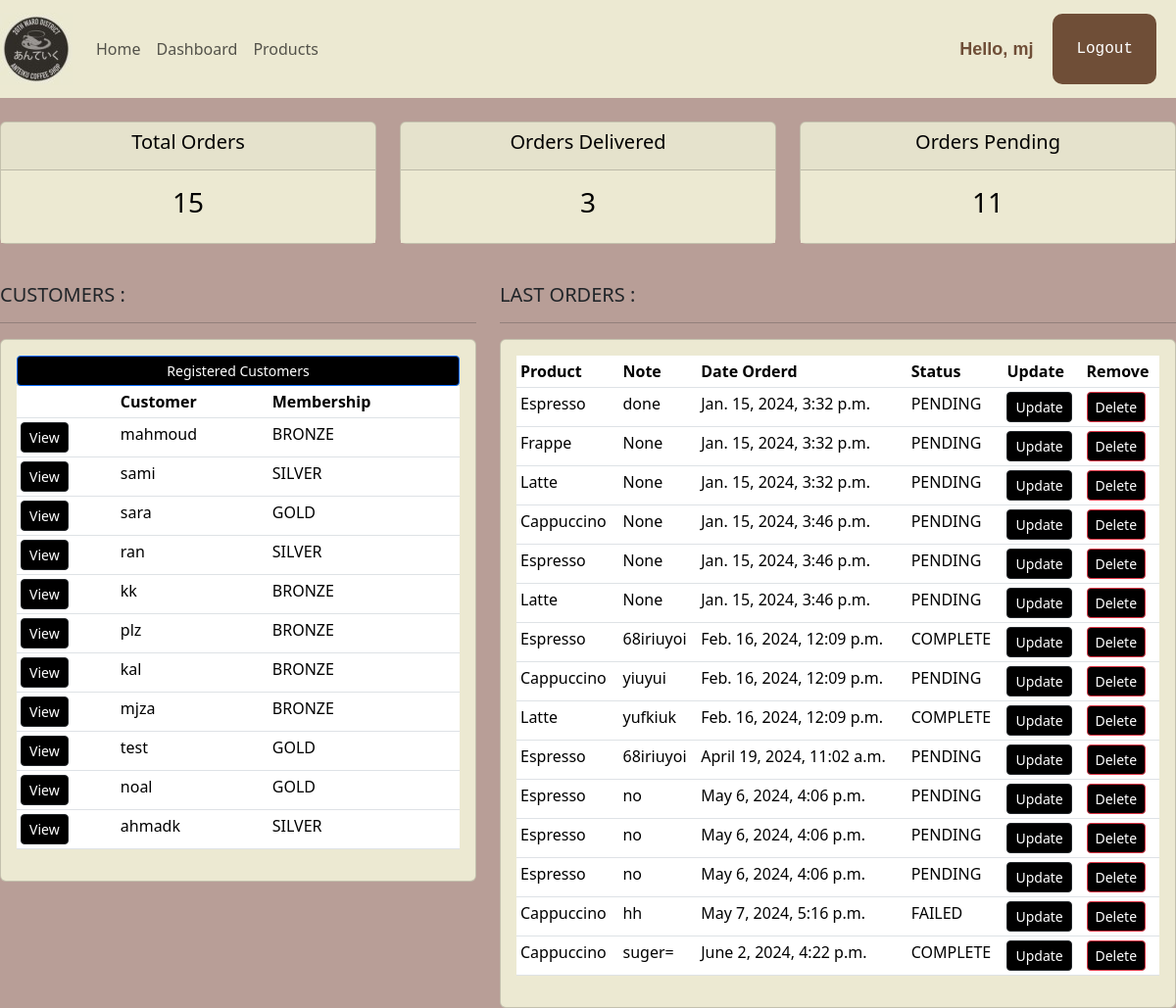
Before: /dashboard/ (signed in) with the older database file.
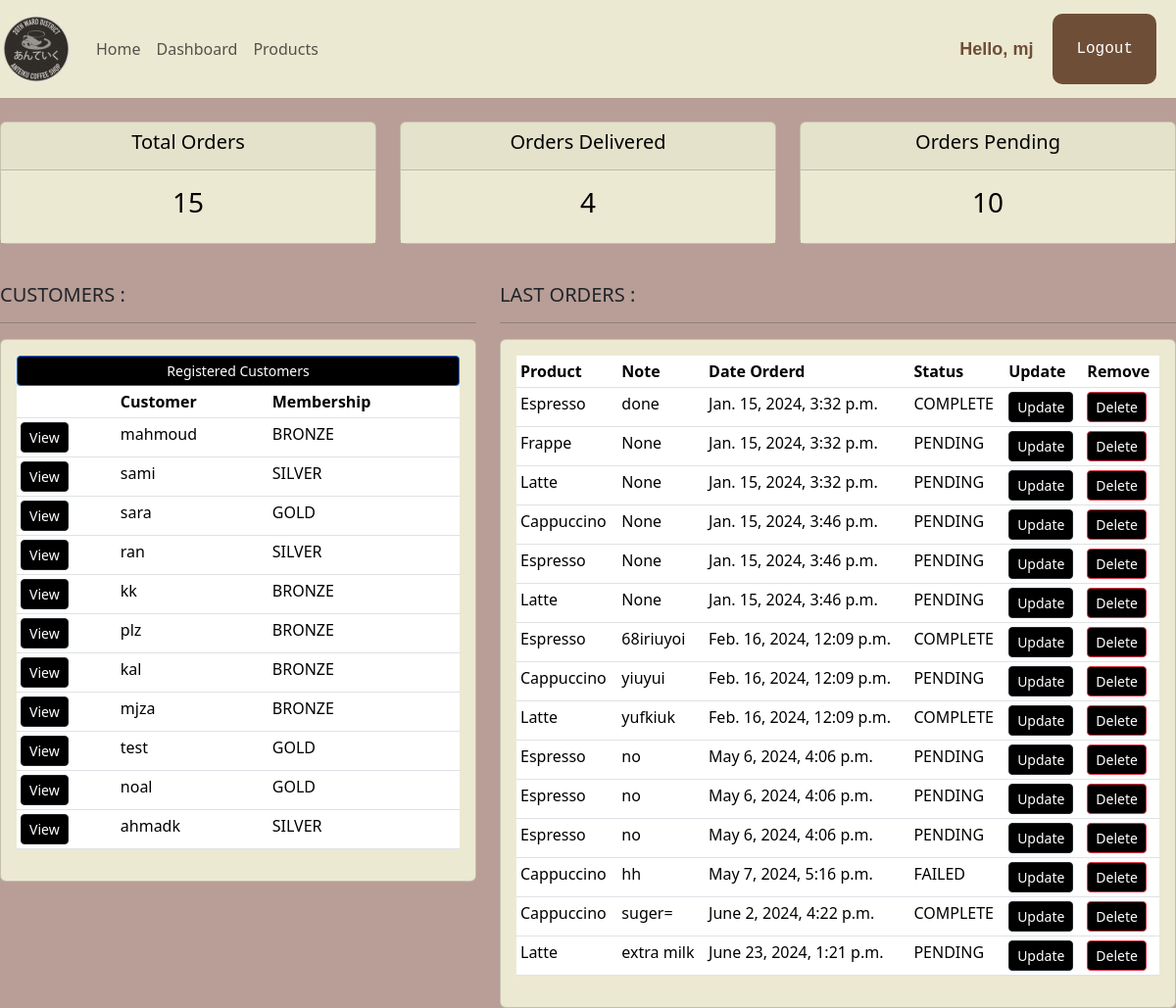
After: the same page with the newer database file.
### shopFront/models.py (models this page shows, shortened)
class Customer(models.Model):
    user = models.OneToOneField(User,null=True,blank=True,on_delete=models.CASCADE)
    name = models.CharField(max_length=255)
    last_name = models.CharField(max_length=255)
    email = models.EmailField(max_length=200, null=True)
    profile_pic = models.FileField(default="profile1.png", null=True, blank=True)
    phone = models.CharField(max_length=255)
    birth_date = models.DateField(null=True)
    membership = models.CharField(max_length=6,choices=MEMPERSHIP_CHOICES,default=MEMBERSHIP_BRONZE)

class Order(models.Model):
    placed_at = models.DateTimeField(auto_now_add=True)
    payment_status = models.CharField(max_length=20,choices=PAYMENT_STATUS_CHOICES,default=PAYMENT_STATUS_PENDING)
    customer = models.ForeignKey(Customer,on_delete=models.PROTECT)
    product = models.ForeignKey(Product,null=True, on_delete=models.PROTECT)
    note = models.CharField(max_length=1000, null=True)

class Product(models.Model):
    CATEGORY = (
			('Hot', 'Hot'),
			('Cold', 'Cold'),
			)
    HOLIDAYS = (
        ('Eid al-Fitr', 'Eid al-Fitr'),
        ('Christmas', 'Christmas'),
        ('Halloween', 'Halloween'),
    )
    title = models.CharField(max_length=255)
    description = models.TextField()
    unit_price = models.DecimalField(max_digits=6,decimal_places=2)
    inventory = models.IntegerField()
    last_update = models.DateTimeField(auto_now=True)
    promotions = models.CharField(max_length=200, null=True, choices=HOLIDAYS)
    category = models.CharField(max_length=200, null=True, choices=CATEGORY)
    def __str__(self):
        return self.title

### shopFront/decorators.py (the view)
	def wrapper_function(request, *args, **kwargs):
		group = None
		if request.user.groups.exists():
			group = request.user.groups.all()[0].name
		if group == 'customer':
			return redirect('user-page')
		if group == 'admin':
			return view_func(request, *args, **kwargs)

### shopFront/views.py (called while the page is built)
@login_required(login_url='loginPage')
@admin_only
def dashboard(request):
    orders = Order.objects.all()
    customers = Customer.objects.all()
    total_customers = customers.count()
    total_orders = orders.count()
    delivered = orders.filter(payment_status='COMPLETE').count
    pending = orders.filter(payment_status='PENDING').count
    context = {'orders':orders,'customers':customers,
               'total_orders':total_orders,'delivered':delivered,
               'pending':pending}
    return render(request,'shopFront/dashboard.html',context)

### shopFront/templates/shopFront/dashboard.html (shortened to what this page needs)
{% extends "shopFront/main.html" %}
{% load static %}
{% block content %}
{% include "shopFront/status.html" %}
<!DOCTYPE html>
<html lang="en">
<head>
    <link rel="stylesheet" href="{%static '/css/dashboard.css'%}">
</head>
<body>
    <br>
<div class="row">
    <div class="col-md-5">
        <h5>CUSTOMERS :</h5>
        <hr>
        <div class="card card-body">
            <a class="btn btn-primary btn-sm btn-block" href="">Registered Customers</a>
            <table class="table table-sm">
                <tr>
                    <th></th>
                    <th>Customer</th>
                    <th>Membership</th>
                </tr>
                {%for customer in customers%}
                            <tr>
                                <td><a class="btn btn-sm btn-dark" href="{% url "customerPage" customer.id %}">
                                    View
                                </a></td>
                                <td>{{customer.name}}</td>
                                <td>{{customer.membership}}</td>
                            </tr>
                {% endfor %}
            </table>
        </div>
    </div>
    <div class="col-md-7">
        <h5>LAST ORDERS :</h5>
        <hr>
        <div class="card card-body">
            <table class="table table-sm">
                <tr>
                    <th>Product</th>
                    <th>Note</th>
                    <th>Date Orderd</th>
                    <th>Status</th>
                    <th>Update</th>
                    <th>Remove</th>
                </tr>
                {%for order in orders%}
                            <tr>
                                <td>{{order.product}}</td>
                                <td>{{order.note}}</td>
                                <td>{{order.placed_at}}</td>
                                <td>{{order.payment_status}}</td>
                                <td><a class="btn btn-sm  btn-dark" href="{% url "update_order" order.id %}">Update</a></td>
                                <td><a class="btn btn-sm btn-danger" href="{% url "delete_order" order.id %}">Delete</a></td>
                            </tr>
                {% endfor %}
            </table>
        </div>
    </div>
</div>
</body>
</html>
{% endblock  %}

Changed rows visible on the page:
removed Order: product "Espresso", note "68iriuyoi", placed_at "April 19, 2024, 11:02 a.m.", payment_status "PENDING"
changed Order "done": payment_status "PENDING" → "COMPLETE"
added Order: product "Latte", note "extra milk", placed_at "June 23, 2024, 1:21 p.m.", payment_status "PENDING"
Other visible differences:
{{ delivered }}: "3" → "4"
{{ pending }}: "11" → "10"
